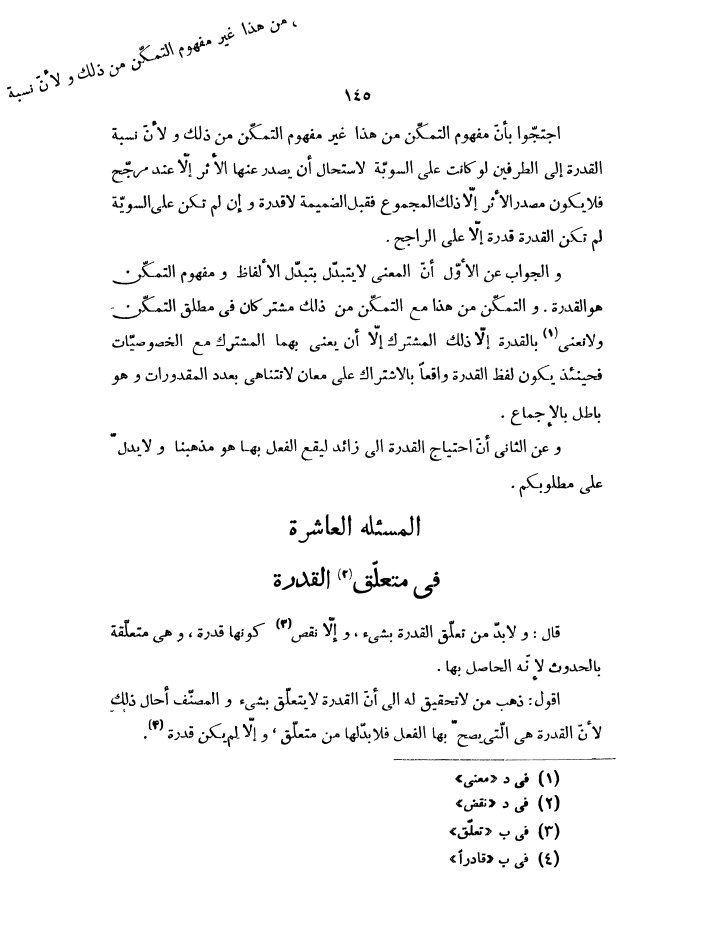
#> input picture text_find_unrotated_lines/samples/12.jpg, 4217 x 5697 px, given in place of 12.jpg.jpg, which was not available (shown at 1/6 size)
$ python -i text_find_unrotated_lines.py   (imports and definitions only)
#> lines starting #> are read from the running program, lines starting #| are printed output that depends on the picture; pictures that were not available may be replaced by others from this repository, and a replacement may not be noted
# avg of time =  2.7401173988

from lxml import etree
import cv2
from scipy import ndimage
import pytesseract
import numpy as np
from PIL import Image


def making_data_ready(n):

#> called with n = 'samples/12.jpg'
    img1 = cv2.imread(n+'.jpg')
#> img1 is the input picture: shape (5697, 4217, 3); min 0, max 255, mean 247.1

    img2 = 255 - img1[650:650+200,750:750+1800]
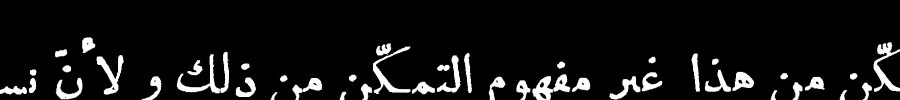
#> img2: shape (200, 1800, 3) (shown at 1/2 size); min 0, max 255, mean 19.2
    rotated = ndimage.rotate(img2, 90)
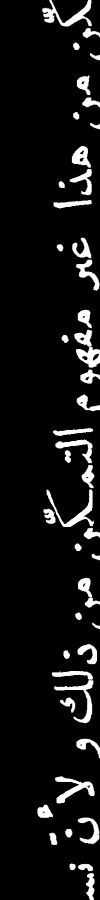
#> rotated: shape (1800, 200, 3) (shown at 1/2 size); min 0, max 255, mean 19.2
    temp = img1.copy()
    temp[0:rotated.shape[0],0:rotated.shape[1]]=cv2.bitwise_xor(img1[0:rotated.shape[0],0:rotated.shape[1]],rotated)
    cv2.imwrite(n+'1.jpg',temp)

    rotated = ndimage.rotate(img2, 60)
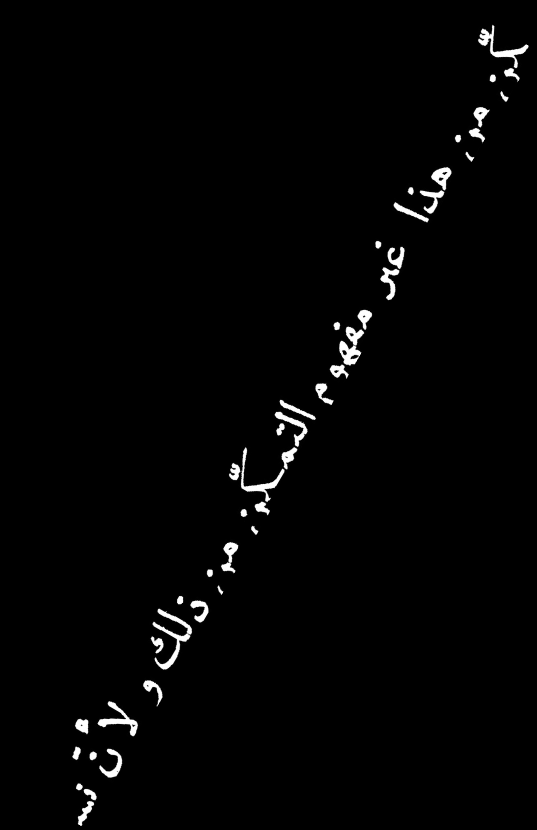
#> rotated: shape (1659, 1073, 3) (shown at 1/2 size); min 0, max 255, mean 3.9
    temp = img1.copy()
    temp[0:rotated.shape[0],0:rotated.shape[1]]=cv2.bitwise_xor(img1[0:rotated.shape[0],0:rotated.shape[1]],rotated)
    cv2.imwrite(n+'2.jpg',temp)

    rotated = ndimage.rotate(img2, 30)
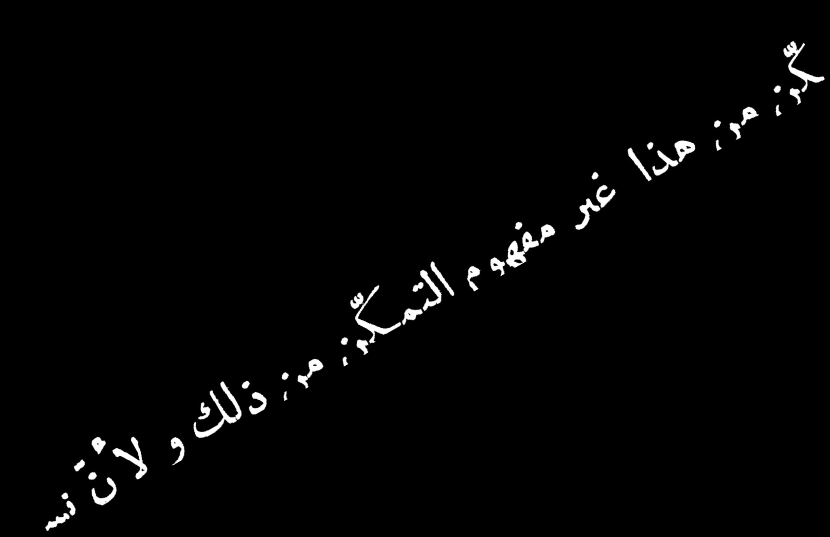
#> rotated: shape (1073, 1659, 3) (shown at 1/2 size); min 0, max 255, mean 3.9
    temp = img1.copy()
    temp[0:rotated.shape[0],0:rotated.shape[1]]=cv2.bitwise_xor(img1[0:rotated.shape[0],0:rotated.shape[1]],rotated)
    cv2.imwrite(n+'3.jpg',temp)

    rotated = ndimage.rotate(img2, 15)
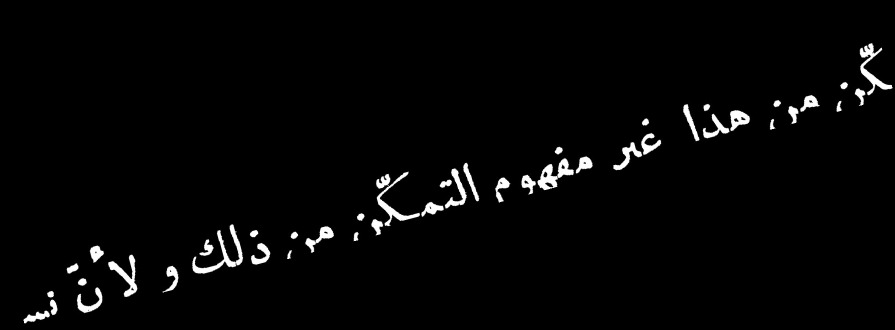
#> rotated: shape (659, 1790, 3) (shown at 1/2 size); min 0, max 255, mean 5.8
    temp = img1.copy()
    temp[0:rotated.shape[0],0:rotated.shape[1]]=cv2.bitwise_xor(img1[0:rotated.shape[0],0:rotated.shape[1]],rotated)
    cv2.imwrite(n+'4.jpg',temp)


# [156 lines left out: functions hOCR_detecting_lines, hough_detecting_lines, semiHistogram_detecting_lines, not called in this run]


# [13 lines not run here, left out]

>>> result = making_data_ready('samples/12.jpg')

$ run again, on text_find_unrotated_lines/samples/21.jpg
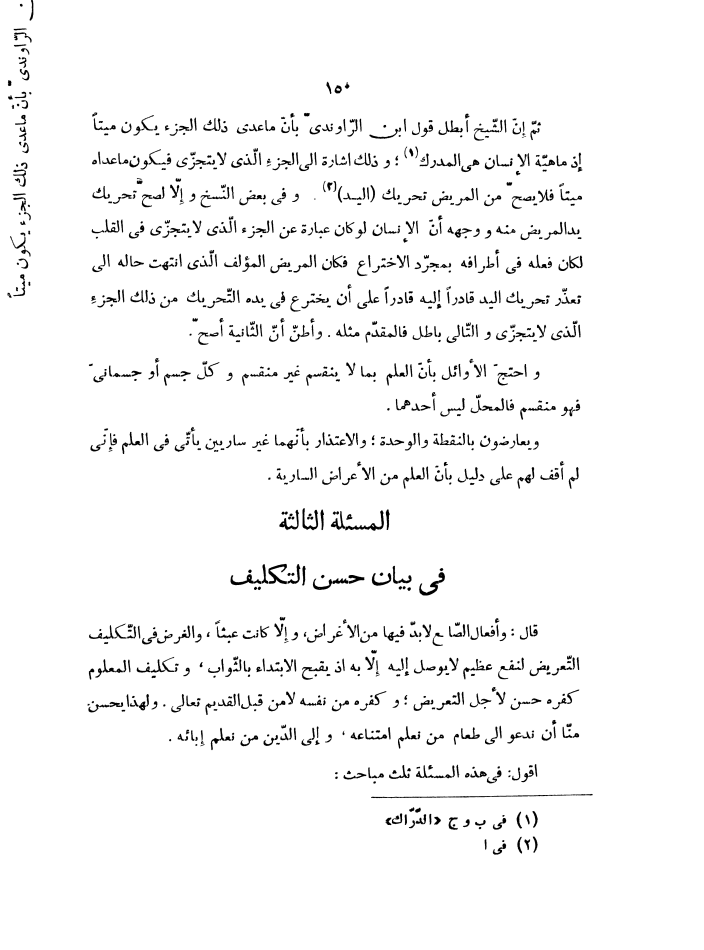
#> input picture text_find_unrotated_lines/samples/21.jpg, 4222 x 5695 px, given in place of 21.jpg.jpg, which was not available (shown at 1/6 size)
#> in making_data_ready, img1 is the input picture: shape (5695, 4222, 3); min 0, max 255, mean 246.7
#> in making_data_ready, `img2 = 255 - img1[650:650+200,750:750+1800]`:
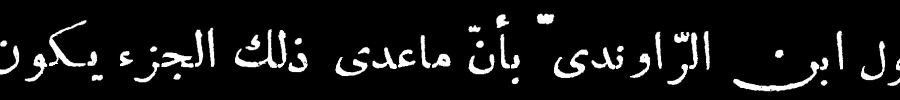
#> img2: shape (200, 1800, 3) (shown at 1/2 size); min 0, max 255, mean 19.4
#> in making_data_ready, `rotated = ndimage.rotate(img2, 15)`:
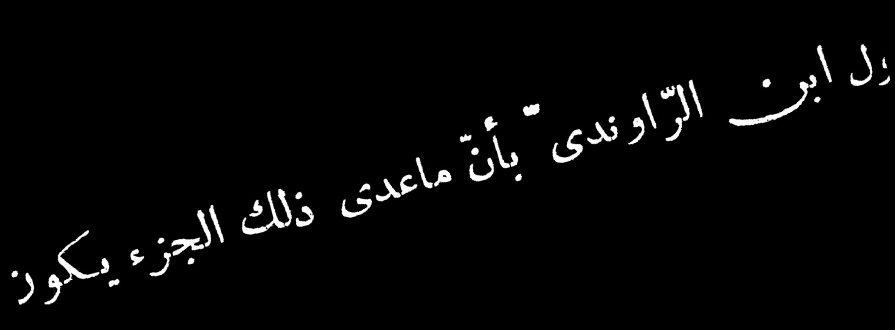
#> rotated: shape (659, 1790, 3) (shown at 1/2 size); min 0, max 255, mean 5.9
